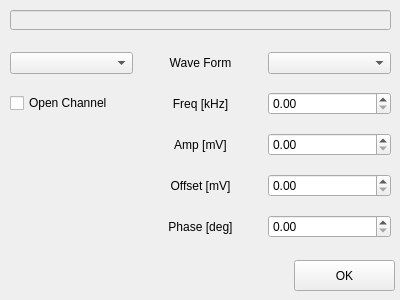
<?xml version="1.0" encoding="UTF-8"?>
<ui version="4.0">
 <class>ui_WFG</class>
 <widget class="QWidget" name="ui_WFG">
  <property name="windowModality">
   <enum>Qt::ApplicationModal</enum>
  </property>
  <property name="geometry">
   <rect>
    <x>0</x>
    <y>0</y>
    <width>400</width>
    <height>300</height>
   </rect>
  </property>
  <property name="sizePolicy">
   <sizepolicy hsizetype="Fixed" vsizetype="Fixed">
    <horstretch>0</horstretch>
    <verstretch>0</verstretch>
   </sizepolicy>
  </property>
  <property name="windowTitle">
   <string>Wave From Generator Setting</string>
  </property>
  <widget class="QWidget" name="gridLayoutWidget">
   <property name="geometry">
    <rect>
     <x>10</x>
     <y>40</y>
     <width>381</width>
     <height>211</height>
    </rect>
   </property>
   <layout class="QGridLayout" name="gridLayout">
    <item row="0" column="0">
     <widget class="QComboBox" name="comboBox_CH"/>
    </item>
    <item row="1" column="2">
     <widget class="QDoubleSpinBox" name="doubleSpinBox_Freq"/>
    </item>
    <item row="0" column="2">
     <widget class="QComboBox" name="comboBox_WFG"/>
    </item>
    <item row="0" column="1">
     <widget class="QLabel" name="label">
      <property name="text">
       <string>Wave Form</string>
      </property>
      <property name="alignment">
       <set>Qt::AlignCenter</set>
      </property>
     </widget>
    </item>
    <item row="1" column="0">
     <widget class="QCheckBox" name="checkBox">
      <property name="text">
       <string>Open Channel</string>
      </property>
      <property name="iconSize">
       <size>
        <width>64</width>
        <height>64</height>
       </size>
      </property>
     </widget>
    </item>
    <item row="1" column="1">
     <widget class="QLabel" name="label_2">
      <property name="text">
       <string>Freq [kHz]</string>
      </property>
      <property name="alignment">
       <set>Qt::AlignCenter</set>
      </property>
     </widget>
    </item>
    <item row="2" column="2">
     <widget class="QDoubleSpinBox" name="doubleSpinBox_Amp"/>
    </item>
    <item row="3" column="2">
     <widget class="QDoubleSpinBox" name="doubleSpinBox_Offset"/>
    </item>
    <item row="4" column="2">
     <widget class="QDoubleSpinBox" name="doubleSpinBox_Phase"/>
    </item>
    <item row="2" column="1">
     <widget class="QLabel" name="label_3">
      <property name="text">
       <string>Amp [mV]</string>
      </property>
      <property name="alignment">
       <set>Qt::AlignCenter</set>
      </property>
     </widget>
    </item>
    <item row="3" column="1">
     <widget class="QLabel" name="label_4">
      <property name="text">
       <string>Offset [mV]</string>
      </property>
      <property name="alignment">
       <set>Qt::AlignCenter</set>
      </property>
     </widget>
    </item>
    <item row="4" column="1">
     <widget class="QLabel" name="label_5">
      <property name="text">
       <string>Phase [deg]</string>
      </property>
      <property name="alignment">
       <set>Qt::AlignCenter</set>
      </property>
     </widget>
    </item>
   </layout>
  </widget>
  <widget class="QPushButton" name="pushButton">
   <property name="geometry">
    <rect>
     <x>294</x>
     <y>260</y>
     <width>101</width>
     <height>31</height>
    </rect>
   </property>
   <property name="text">
    <string>OK</string>
   </property>
  </widget>
  <widget class="QLineEdit" name="lineEdit_name">
   <property name="enabled">
    <bool>false</bool>
   </property>
   <property name="geometry">
    <rect>
     <x>10</x>
     <y>10</y>
     <width>381</width>
     <height>20</height>
    </rect>
   </property>
  </widget>
 </widget>
 <resources/>
 <connections/>
</ui>
